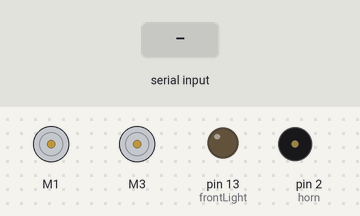
Simulated run of this sketch. Board: Arduino Uno, built with avr-gcc and run on an emulated ATmega328P. On the bench: 2 × DC motor (green arrow = forward, orange = backward, longer = faster), output pins drawn as LEDs (lit = HIGH), buzzer (waves = sounding). The test bench sets the inputs (shaded band). What the sketch prints to the serial monitor is not drawn.

Above: at 1.2 s.
1.3 s: "V" received over Serial
At 2.2 s:
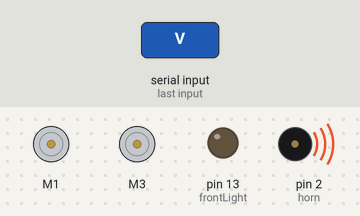
2.8 s: "F" received over Serial
At 3.5 s:
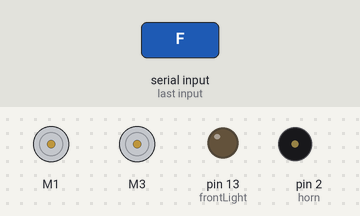
4.4 s: byte 49 ('1') received over Serial
At 5.6 s:
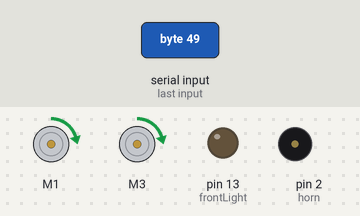
5.9 s: byte 50 ('2') received over Serial
At 6.9 s:
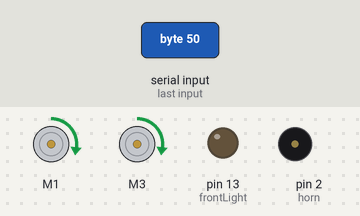
7.4 s: byte 51 ('3') received over Serial
At 8.1 s:
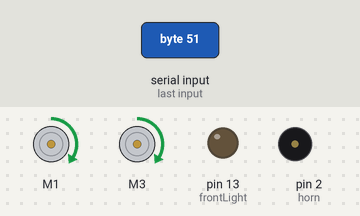
8.9 s: byte 52 ('4') received over Serial
At 9.2 s:
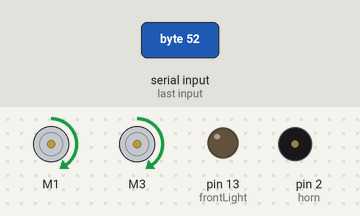
Timing chart, 0 to 11.4 s (numbered marks = the images above; inputs shaded):
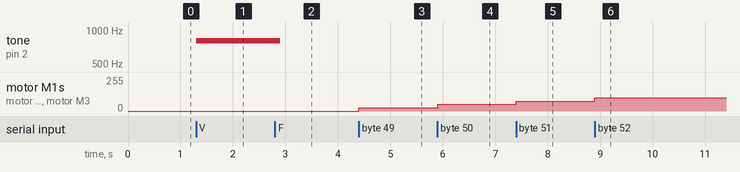

Measured:
- after the input at 1.3 s, tone on pin 2 (horn): silent → 800 Hz at once
- after the input at 2.8 s, tone on pin 2 (horn): 800 Hz → silent after 0.10 s
- after the input at 4.4 s, motor M1, motor M3: stopped → forward 25/255 at once
- after the input at 5.9 s, motor M1, motor M3: forward 25/255 → forward 50/255 at once
- after the input at 7.4 s, motor M1, motor M3: forward 50/255 → forward 75/255 at once
- after the input at 8.9 s, motor M1, motor M3: forward 75/255 → forward 100/255 at once

The sketch:

Arduino_Rover_Bluetooth_V5.ino
```cpp
/*
#####################################################################################
#  	File name:          Arduino_Rover_bluetooth_V5
#       Processor:          Arduino UNO, MEGA ou Teensy++ 2.0
#  	Language:	    Wiring / C /Processing /Fritzing / Arduino IDE
#
#	Objectives:         ROVERBot - Bluetooth controlled Rover Car
#
#	Behavior:	    This car can be controlled by an Android device like a
#                           CellPhone or Tablet using directionals or accelorometer
#
#
#   Author:                 Marcelo Moraes
#   Date:                   22/03/14
#   place:                  Brazil, Sorocaba City
#
#####################################################################################

  This project contains public domain code.
  The modification is allowed without notice.

 */


//Libraries
#include <AFMotor.h>

//Objects
AF_DCMotor motorRight(1, MOTOR12_64KHZ); // create motor #1, 64KHz pwm
AF_DCMotor motorLeft(3, MOTOR12_64KHZ);  // create motor #3, 64KHz pwm

//Constants and variable
char dataIn = 'S';
char determinant;
char det;
int vel = 0; //Bluetooth Stuff
int frontLight = 13;
int horn = 2;


void setup() {
  Serial.begin(9600); // set up Serial library at 9600 bps

  pinMode(frontLight, OUTPUT);
  pinMode(horn, OUTPUT);

  //Initalization messages
  Serial.println("ArduinoBymyself - ROVERBot");
  Serial.println("     AF Motor test!");

  //turn off motors
  motorRight.setSpeed(0);
  motorLeft.setSpeed(0);
  motorRight.run(RELEASE);
  motorLeft.run(RELEASE);

  digitalWrite(frontLight, LOW);
  noTone(horn);

}

void loop() {
  det = check(); //call check() subrotine to get the serial code

  //serial code analysis
  switch (det){
    case 'F': // F, move forward
    motorRight.setSpeed(vel);
    motorLeft.setSpeed(vel);
    motorRight.run(FORWARD);
    motorLeft.run(FORWARD);
    det = check();
    break;

    case 'B': // B, move back
    motorRight.setSpeed(vel);
    motorLeft.setSpeed(vel);
    motorRight.run(BACKWARD);
    motorLeft.run(BACKWARD);
    det = check();
    break;

    case 'L':// L, move wheels left
    motorRight.setSpeed(vel);
    motorLeft.setSpeed(vel/4);
    motorRight.run(FORWARD);
    motorLeft.run(FORWARD);
    det = check();
    break;

    case 'R': // R, move wheels right
    motorRight.setSpeed(vel/4);
    motorLeft.setSpeed(vel);
    motorRight.run(FORWARD);
    motorLeft.run(FORWARD);
    det = check();
    break;

    case 'I': // I, turn right forward
    motorRight.setSpeed(vel/2);
    motorLeft.setSpeed(vel);
    motorRight.run(FORWARD);
    motorLeft.run(FORWARD);
    det = check();
    break;

    case 'J': // J, turn right back
    motorRight.setSpeed(vel/2);
    motorLeft.setSpeed(vel);
    motorRight.run(BACKWARD);
    motorLeft.run(BACKWARD);
    det = check();
    break;

    case 'G': // G, turn left forward
    motorRight.setSpeed(vel);
    motorLeft.setSpeed(vel/2);
    motorRight.run(FORWARD);
    motorLeft.run(FORWARD);
    det = check();
    break;

    case 'H': // H, turn left back
    motorRight.setSpeed(vel);
    motorLeft.setSpeed(vel/2);
    motorRight.run(BACKWARD);
    motorLeft.run(BACKWARD);
    det = check();
    break;

    case 'S': // S, stop
    motorRight.setSpeed(vel);
    motorLeft.setSpeed(vel);
    motorRight.run(RELEASE);
    motorLeft.run(RELEASE);
    det = check();
    break;


    case 'V': // V, Horn On
    //Serial.println("Horn On");
    tone(horn, 800, 100);
    break;

    case 'v': //v, Horn Off
    //Serial.println("Horn Off");
    noTone(horn);
    break;

    case 'W': //W, Front Lights On
    //Serial.println("Front Lights On");
    digitalWrite(frontLight, HIGH);
    break;

    case 'w': //w, Front Lights Off
    //Serial.println("Front Lights Off");
    digitalWrite(frontLight, LOW);
    break;

  }
}

//get bluetooth code received from serial port
int check(){
  if (Serial.available() > 0){// if there is valid data in the serial port
    dataIn = Serial.read();// stores data into a varialbe

    //check the code
    if (dataIn == 'F'){//Forward
      determinant = 'F';
    }
    else if (dataIn == 'B'){//Backward
      determinant = 'B';
    }
    else if (dataIn == 'L'){//Left
      determinant = 'L';
    }
    else if (dataIn == 'R'){//Right
      determinant = 'R';
    }
    else if (dataIn == 'I'){//Froward Right
      determinant = 'I';
    }
    else if (dataIn == 'J'){//Backward Right
      determinant = 'J';
    }
    else if (dataIn == 'G'){//Forward Left
      determinant = 'G';
    }
    else if (dataIn == 'H'){//Backward Left
      determinant = 'H';
    }
    else if (dataIn == 'S'){//Stop
      determinant = 'S';
    }
    else if (dataIn == '0'){//Speed 0
      vel = 0;
    }
    else if (dataIn == '1'){//Speed 25
      vel = 25;
    }
    else if (dataIn == '2'){//Speed 50
      vel = 50;
    }
    else if (dataIn == '3'){//Speed 75
      vel = 75;
    }
    else if (dataIn == '4'){//Speed 100
      vel = 100;
    }
    else if (dataIn == '5'){//Speed 125
      vel = 125;
    }
    else if (dataIn == '6'){//Speed 150
      vel = 150;
    }
    else if (dataIn == '7'){//Speed 175
      vel = 175;
    }
    else if (dataIn == '8'){//Speed 200
      vel = 200;
    }
    else if (dataIn == '9'){//Speed 225
      vel = 225;
    }
    else if (dataIn == 'q'){//Speed 255
      vel = 255;
    }
    else if (dataIn == 'U'){//Back Lights On
      determinant = 'U';
    }
    else if (dataIn == 'u'){//Back Lights Off
      determinant = 'u';
    }
    else if (dataIn == 'W'){//Front Lights On
      determinant = 'W';
    }
    else if (dataIn == 'w'){//Front Lights Off
      determinant = 'w';
    }
    else if (dataIn == 'V'){//Horn On
      determinant = 'V';
    }
    else if (dataIn == 'v'){//Horn Off
      determinant = 'v';
    }
    else if (dataIn == 'X'){//Extra On
      determinant = 'X';
    }
    else if (dataIn == 'x'){//Extra Off
      determinant = 'x';
    }
  }
  return determinant;
}
```
